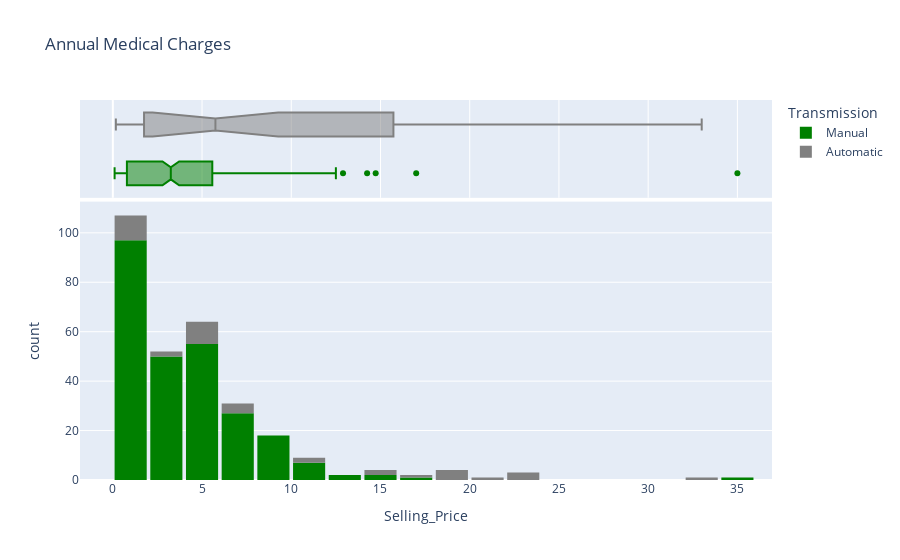

Notebook code for this chart:
### Code cell
#distinguish selling prices for Manual cars and Automatic cars
fig = px.histogram(new_data, 
                   x='Selling_Price', 
                   marginal='box', 
                   color='Transmission', 
                   color_discrete_sequence=['green', 'grey'], 
                   title='Annual Medical Charges')
fig.update_layout(bargap=0.1)
fig.show()

### Figure 1 — Plotly figure (JSON) as saved in the notebook; plotly's stock layout.template omitted (floating-point values rounded to 4 significant figures; data arrays with more than 128 entries replaced by an {"elided": "..."} marker saying what was removed)
{"data": [{"alignmentgroup": "True", "bingroup": "x", "hovertemplate": "Transmission=Manual<br>Selling_Price=%{x}<br>count=%{y}<extra></extra>", "legendgroup": "Manual", "marker": {"color": "green", "pattern": {"shape": ""}}, "name": "Manual", "offsetgroup": "Manual", "orientation": "v", "showlegend": true, "type": "histogram", "x": {"elided": "260 float values"}, "xaxis": "x", "yaxis": "y"}, {"alignmentgroup": "True", "hovertemplate": "Transmission=Manual<br>Selling_Price=%{x}<extra></extra>", "legendgroup": "Manual", "marker": {"color": "green"}, "name": "Manual", "notched": true, "offsetgroup": "Manual", "showlegend": false, "type": "box", "x": {"elided": "260 float values"}, "xaxis": "x2", "yaxis": "y2"}, {"alignmentgroup": "True", "bingroup": "x", "hovertemplate": "Transmission=Automatic<br>Selling_Price=%{x}<br>count=%{y}<extra></extra>", "legendgroup": "Automatic", "marker": {"color": "grey", "pattern": {"shape": ""}}, "name": "Automatic", "offsetgroup": "Automatic", "orientation": "v", "showlegend": true, "type": "histogram", "x": [7.5, 4.4, 5.85, 7.5, 7.75, 14.9, 23, 18, 16, 3.6, 19.99, 18.75, 23.5, 33, 19.75, 1.5, 5.25, 14.5, 23, 2.5, 4, 20.75, 0.48, 0.45, 0.45, 0.4, 0.35, 0.35, 0.25, 0.25, 0.17, 5.15, 4.5, 5.11, 11.45, 5.4, 10.9, 7.4, 5.75], "xaxis": "x", "yaxis": "y"}, {"alignmentgroup": "True", "hovertemplate": "Transmission=Automatic<br>Selling_Price=%{x}<extra></extra>", "legendgroup": "Automatic", "marker": {"color": "grey"}, "name": "Automatic", "notched": true, "offsetgroup": "Automatic", "showlegend": false, "type": "box", "x": [7.5, 4.4, 5.85, 7.5, 7.75, 14.9, 23, 18, 16, 3.6, 19.99, 18.75, 23.5, 33, 19.75, 1.5, 5.25, 14.5, 23, 2.5, 4, 20.75, 0.48, 0.45, 0.45, 0.4, 0.35, 0.35, 0.25, 0.25, 0.17, 5.15, 4.5, 5.11, 11.45, 5.4, 10.9, 7.4, 5.75], "xaxis": "x2", "yaxis": "y2"}], "layout": {"bargap": 0.1, "barmode": "relative", "legend": {"title": {"text": "Transmission"}, "tracegroupgap": 0}, "title": {"text": "Annual Medical Charges"}, "xaxis": {"anchor": "y", "domain": [0, 1], "title": {"text": "Selling_Price"}}, "xaxis2": {"anchor": "y2", "domain": [0, 1], "matches": "x", "showgrid": true, "showticklabels": false}, "yaxis": {"anchor": "x", "domain": [0, 0.7326], "title": {"text": "count"}}, "yaxis2": {"anchor": "x2", "domain": [0.7426, 1], "matches": "y2", "showgrid": false, "showline": false, "showticklabels": false, "ticks": ""}}}
